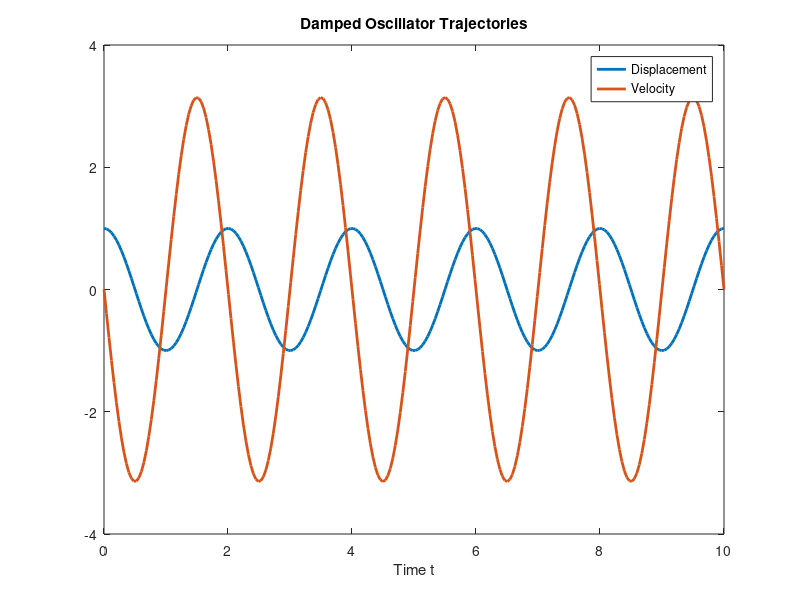
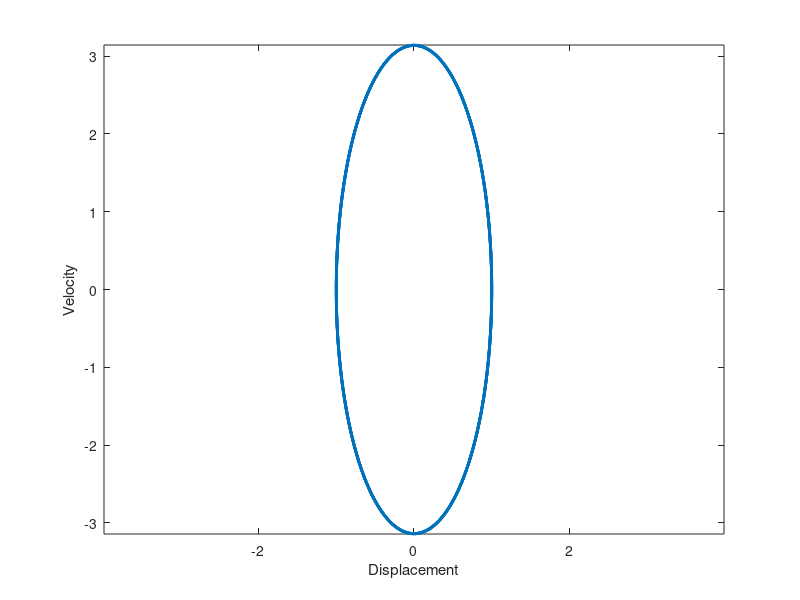
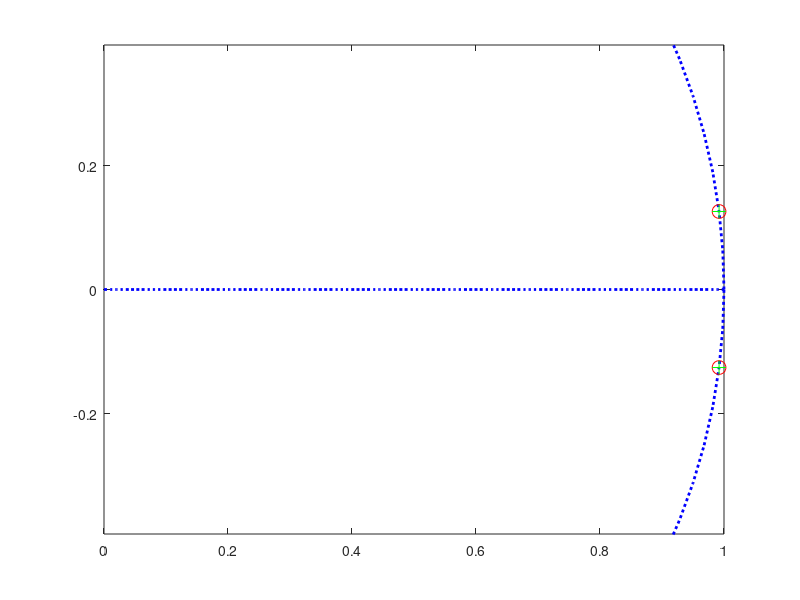
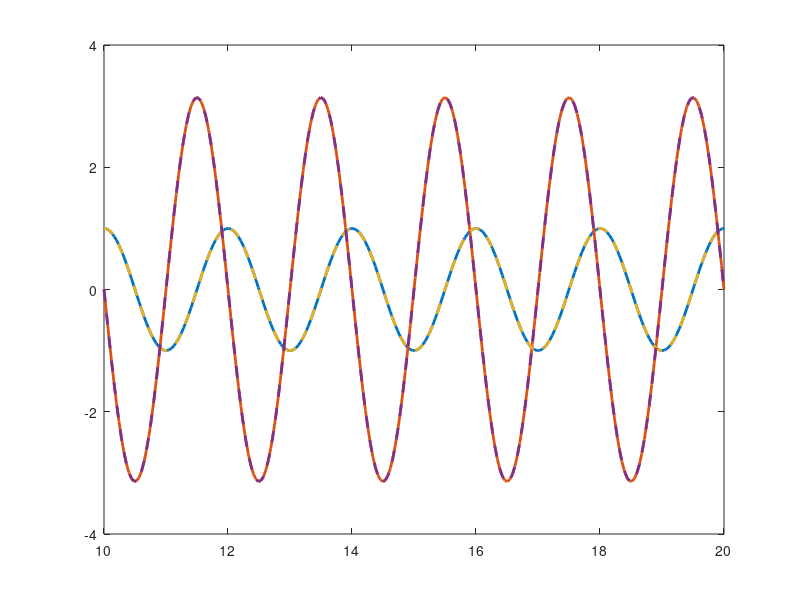

The MATLAB source for these figures, in order:
%% MATH 6890 Demo 03.
%
% Dynamic Mode Decomposition - recover a linear dynamical system from
% "snaphsot" data gathered along one or more trajectories.
%
% A Horning. February 12, 2026

%% Set up linear dynamical system for numerical integration
freq = pi;
damp = 0*freq;
A = [0 1; -freq.^2 -2*damp];
osc = @(t,y) [A(1,1)*y(1) + A(1,2)*y(2); A(2,1)*y(1)+A(2,2)*damp*y(2)];

% numerically integrate ODE to get trajectory/snapshot data
y0 = [1, 0]; % rand(1,2); %                     % intial condition
Tstop = 5*2*pi/freq;                            % stopping time
Nsamp = 25*Tstop;                               % number of samples
tspan = linspace(0,Tstop,Nsamp);                % temporal grid for snapshots
opts = odeset('RelTol', 1e-12, 'AbsTol', 1e-14); % set time-stepping tols 
[t,y] = ode45(osc,tspan,y0,opts);               % numerically integrate ODE


% plot position and velocity trajectories
figure(1)
plot(t,y(:,1),'LineWidth',2)                    % position
hold on, plot(t,y(:,2),'LineWidth',2)           % velocity
title('Damped Oscillator Trajectories');
xlabel('Time t');
legend('Displacement','Velocity')
hold off

% plot state trajectory
figure(2)
title('State/Phase Space Trajectory')
plot(y(:,1),y(:,2),'LineWidth',2)
xlabel('Displacement');
ylabel('Velocity');
axis equal

%% "Fit" linear dynamical model to snapshot data

% form snapshot matrices
X = [y(1:end-1,:)];
Y = [y(2:end,:)];

% solve least-squares problem
U = X \ Y;
res = norm(X*U-Y,'inf');
disp("Least-squares residual is " + res)

% compare linear model to "fit"
trueModel = expm( A*(t(2)-t(1)) )
fitModel = U.'
errModel = norm(trueModel-fitModel,'inf');
disp("Model error is " + errModel)

% compare eigenvalues
[trueV,trueD] = eig(trueModel)
[fitV,fitD] = eig(fitModel)

figure(3)
theta = linspace(0,2*pi,100);
plot(cos(theta),sin(theta),':b','LineWidth',2)
hold on
plot(linspace(0,1,100),zeros(100,1),':b','LineWidth',2)
plot(real(diag(trueD)),imag(diag(trueD)),'or','MarkerSize',10)
plot(real(diag(fitD)),imag(diag(fitD)),'+g','MarkerSize',10)
xlim([0 1])
axis equal

%% Test Model prediction

yPred = y(end,:);
yTrue = y(end,:);
for j = 1:length(tspan)-1
    y = fitModel*yPred(end,:).';
    yy = trueModel*yTrue(end,:).';
    yPred = [yPred; y.'];
    yTrue = [yTrue; yy.'];
end

% plot position and velocity trajectories
figure(4)
plot(t(end)+t,yTrue(:,1),'-','LineWidth',2)         % position (true)
hold on
plot(t(end)+t,yTrue(:,2),'-','LineWidth',2)         % velocity (true)
plot(t(end)+t,yPred(:,1),'--','LineWidth',2)        % position (predict)
plot(t(end)+t,yPred(:,2),'--','LineWidth',2)        % velocity (predict)
hold off
